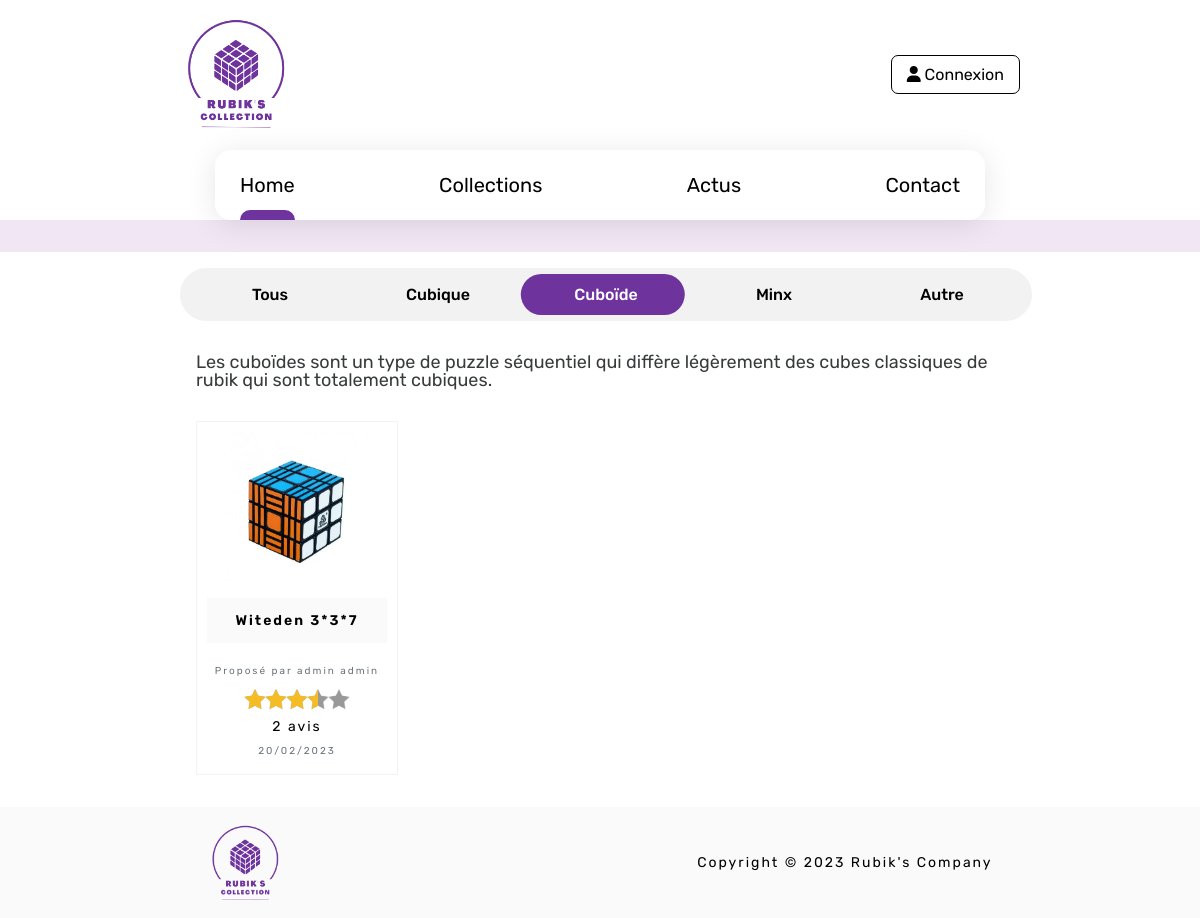
Page /views/collections.php?categorie=cuboïde on the committed database.
### tables this page shows
CREATE TABLE `categorie` (
  `id` int(11) NOT NULL AUTO_INCREMENT,
  `name` VARCHAR(255) NOT NULL,
  `description` text NOT NULL,
    PRIMARY KEY (`id`)
);

CREATE TABLE `article` (
  `id` int(11) NOT NULL AUTO_INCREMENT,
  `timestamp` timestamp NOT NULL DEFAULT CURRENT_TIMESTAMP,
  `user_id` int(11) NOT NULL,
  `categorie_id` int(11) NOT NULL,
  `title` VARCHAR(255) NOT NULL,
  `image` VARCHAR(255) NOT NULL,
  `description` text NOT NULL,
    PRIMARY KEY (`id`),
  KEY `FK_Article_Categorie` (`categorie_id`),
  KEY `FK_Article_Users` (`user_id`),
  CONSTRAINT `FK_Article_Categorie` FOREIGN KEY (`categorie_id`) REFERENCES `categorie` (`id`),
  CONSTRAINT `FK_Article_Users` FOREIGN KEY (`user_id`) REFERENCES `users` (`id`)
);

CREATE TABLE `users` (
  `id` int(11) NOT NULL AUTO_INCREMENT,
  `timestamp` timestamp NOT NULL DEFAULT CURRENT_TIMESTAMP,
  `niveau` int(11) NOT NULL,
  `nom` VARCHAR(255) NOT NULL,
  `prenom` VARCHAR(255) NOT NULL,
  `mail` VARCHAR(255) NOT NULL,
  `password` VARCHAR(255) NOT NULL,
  PRIMARY KEY (`id`),
  UNIQUE KEY `UN_Utilisateur_mail` (`mail`(255))
);

### api/requete.php (called while the page is built, shortened)
<?php
function roundToNearestHalfInteger($number)
{
    $precision = 1 / 0.5;
    return round($number * $precision) / $precision;
}
function fetch_all(string $sql, PDO $bdd)
{
    $stmt = $bdd->prepare($sql);
    $stmt->execute();
    $result = $stmt->fetchAll(PDO::FETCH_ASSOC);
    return $result;
}
function articleByCategorie(PDO $bdd, $categorie): array
{
    $cond = $categorie === 'all' ? '' : "WHERE LOWER(c.name) = '$categorie'";
    $sql = "SELECT a.id, a.timestamp, u.nom, u.prenom, a.image, a.title, COUNT(co.id) AS nbr_avis, AVG(co.rating) AS rating
    FROM article AS a
    INNER JOIN categorie AS c
    ON a.categorie_id = c.id
    INNER JOIN users AS u
    ON a.user_id = u.id
    LEFT JOIN comment as co
    ON a.id = co.article_id
    $cond
    GROUP BY a.id
    ORDER BY a.timestamp DESC";
    return fetch_all($sql, $bdd);
}
function categorieDescription(PDO $bdd, $categorie): array
{
    $sql = "SELECT description
    FROM categorie
    WHERE LOWER(name) = :categorie";
    $stmt = $bdd->prepare($sql);
    $stmt->bindValue(':categorie', $categorie, PDO::PARAM_STR);
    $stmt->execute();
    $result = $stmt->fetch(PDO::FETCH_ASSOC);
    return $result;
}

### views/collections.php (the view, shortened to what this page needs)
<?php
require_once 'nav.php';
$categorie = isset($_GET['categorie']) ? $_GET['categorie'] : 'all';
$articleByCategorie = articleByCategorie($bdd, $categorie);
$description = categorieDescription($bdd, $categorie);
?>
<header id="header-collection">
</header>
<main>
    <div class="tabs">
        <a class="tabs__button" href='./collections.php' aria-selected=<?= $categorie === 'all' ? "true" : "false" ?>>
            Tous
        </a>
        <a href='./collections.php?categorie=cubique' class="tabs__button" aria-selected=<?= $categorie === 'cubique' ? "true" : "false" ?>>
            Cubique
        </a>
        <a class="tabs__button" href='./collections.php?categorie=cuboïde' aria-selected=<?= $categorie === 'cuboïde' ? "true" : "false" ?>>
            Cuboïde
        </a>
        <a class="tabs__button" href='./collections.php?categorie=minx' aria-selected=<?= $categorie === 'minx' ? "true" : "false" ?>>
            Minx
        </a>
        <a class="tabs__button" href='./collections.php?categorie=autre' aria-selected=<?= $categorie === 'autre' ? "true" : "false" ?>>
            Autre
        </a>
    </div>
    <section id="collections">
        <h3><?= $description['description'] ?></h3>
        <div class="post-container">
            <?php foreach ($articleByCategorie as $article) { ?>
                <a href="./show.php?id=<?= $article['id'] ?>">
                    <article>
                        <div class="card-image"><img src="../public/img/article/<?= $article['image'] ?>" alt="Une image de Rubik's cube"></div>
                        <p class="title"><?= $article['title'] ?></p>
                        <p class="card-user">Proposé par <?= $article['nom'] . ' ' . $article['prenom'] ?></p>
                        <p class="starability-result" data-rating="<?= is_null($article['rating']) ? 0 : roundToNearestHalfInteger($article['rating']) ?>"></p>
                        <p><?= $article['nbr_avis'] ?> avis</p>
                        <p class="date"><?= date("d/m/Y", strtotime($article["timestamp"])) ?></p>
                    </article>
                </a>
            <?php } ?>
        </div>
    </section>
</main>
<?php
require_once 'footer.php';
?>

### public/libs/css/starability.css (style rules this page uses)
.starability-result { position: relative; width: 150px; height: 30px; font-size: 0.1em; color: transparent; }
.starability-result:after { content: " "; position: absolute; left: 0; height: 30px; background-position: 0 -30px; }
.starability-result[data-rating="3.5"]::after { width: 105px; }

### public/css/style.css (style rules this page uses)
html, body, div, span, applet, object, iframe, h1, h2, h3, h4, h5, h6, p, blockquote, pre, a, abbr, acronym, address, big, cite, code, del, dfn, em, img, ins, kbd, q, s, samp, small, strike, strong, sub, sup, tt, var, b, u, i, center, dl, dt, dd, ol, ul, li, fieldset, form, label, legend, table, caption, tbody, tfoot, thead, tr, th, td, article, aside, canvas, details, embed, figure, figcaption, footer, header, hgroup, menu, nav, output, ruby, section, summary, time, mark, audio, video { margin: 0; padding: 0; border: 0; font-size: 100%; font: inherit; vertical-align: baseline; text-decoration: none; color: black; }
article, aside, details, figcaption, figure, footer, header, hgroup, menu, nav, section { display: block; }
body { line-height: 1; overflow-x: hidden; }
body { font-family: "rubik"; overflow-x: hidden; position: relative; margin: 0; }
p { line-height: 25px; letter-spacing: 2px; }
html { scroll-behavior: smooth; }
main { max-width: 70vw; margin: 0 auto; }
h3 { font-size: 24px; font-weight: 500; margin-bottom: 2rem; }
#header-collection { padding: 1rem 0; background-color: #F1E6F4; }
.tabs { --outer-padding: 6px; --border-radius: 1000px; --background-offset: 0; --background-offset-padding: 6px; position: relative; margin-top: 1rem; display: flex; width: 100%; justify-content: space-between; background-color: #f2f2f2; border-radius: var(--border-radius); padding: var(--outer-padding); }
.tabs::before { z-index: 0; content: ""; position: absolute; transform: translateX(calc(var(--background-offset) + var(--background-offset-padding))); width: calc(20% - var(--outer-padding)); height: calc(100% - var(--outer-padding) * 2); background-color: #6E339D; border-radius: var(--border-radius); transition: 0.3s cubic-bezier(0.4, 0, 0.2, 1); }
.tabs__button { text-align: center; flex-basis: 50%; font-weight: 500; padding: 0.8rem; position: relative; border-radius: var(--border-radius); transition: color 0.25s cubic-bezier(0.4, 0, 0.2, 1) 0.1s; user-select: none; }
.tabs__button[aria-selected=true] { color: #ffffff; }
#collections { padding-bottom: 2rem; }
#collections h3 { font-size: 18px; font-weight: 400; color: #383b3c; margin: 2rem 1rem; }
#collections .post-container { margin: 0 1rem; display: grid; grid-template-columns: repeat(4, 1fr); }
#collections .card-image { max-width: 100%; height: 150px; }
#collections .card-image img { width: 100%; height: 100%; object-fit: contain; object-position: center; }
#collections a { padding: 10px; border: 1px solid #f2f2f2; transition: all 0.3s; }
#collections p { text-align: center; font-size: 14px; }
#collections .title { margin: 1rem 0; padding: 10px 5px; background-color: #fafafa; font-weight: 600; }
#collections .card-user, #collections .date { color: #6C757D; font-size: 10px; }
#collections .starability-result { transform: scale(0.7); margin: 0 auto; }

### rows in the picture
categorie: description "Les cuboïdes sont un type de puzzle séquentiel qui diffère légèrement des cubes classiques de rubik qui sont totalement cubiques."
article: image (picture), title "Witeden 3*3*7", user.nom "admin", user.prenom "admin", nbr_avis "2", timestamp "20/02/2023"
